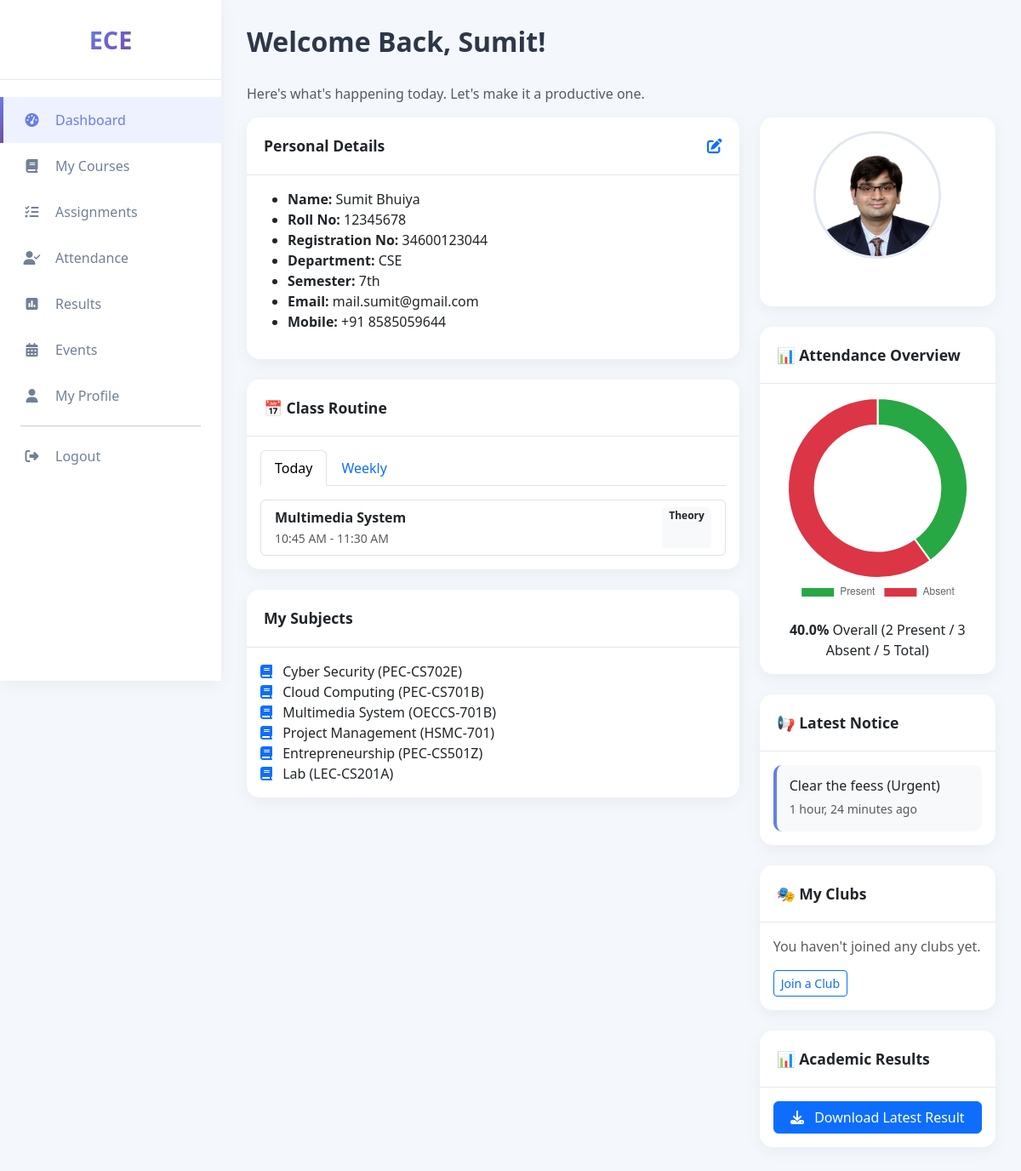
/student-dashboard/ (signed in), run on the app's committed database.
### account/models.py (models this page shows, shortened)
class User(AbstractUser):
    ROLE_CHOICES = [
        ('admin', 'Admin'),
        ('management', 'Management'),
        ('hod', 'Head of Department'),
        ('teacher', 'Teacher'),
        ('student', 'Student'),
    ]
    role = models.CharField(max_length=20, choices=ROLE_CHOICES)
    department = models.ForeignKey(Department, on_delete=models.SET_NULL, null=True, blank=True)
    semester = models.ForeignKey(Semester, on_delete=models.SET_NULL, null=True, blank=True)
    accessible_batches = models.ManyToManyField(Semester, blank=True, related_name="teachers")

class Department(models.Model):
    name = models.CharField(max_length=100, unique=True)
    def __str__(self):
        return self.name

class Semester(models.Model):
    department = models.ForeignKey(Department, on_delete=models.CASCADE, related_name="batches")
    semester = models.IntegerField(null=True, blank=True)
    class Meta:
        unique_together = ('department', 'semester')

### student/models.py (models this page shows, shortened)
class Student(models.Model):
    user = models.OneToOneField(
        settings.AUTH_USER_MODEL,
        on_delete=models.CASCADE,
        related_name="student_profile"
    )
    profile_image = models.ImageField(
        upload_to="student_profiles/",
        blank=True,
        null=True
    )
    phone_number = models.CharField(max_length=15, blank=True, null=True)
    session = models.CharField(max_length=20, blank=True, null=True)
    aap_id = models.CharField(max_length=50, blank=True, null=True)
    registration_number = models.CharField(max_length=50, blank=True, null=True)
    roll_no = models.CharField(max_length=20, blank=True, null=True)
    address = models.TextField(blank=True, null=True)

### routine/models.py (models this page shows, shortened)
class ClassRoutine(models.Model):
    DAYS = [
        ('mon', 'Monday'),
        ('tue', 'Tuesday'),
        ('wed', 'Wednesday'),
        ('thu', 'Thursday'),
        ('fri', 'Friday'),
        ('sat', 'Saturday')
    ]
    department = models.ForeignKey(Department, on_delete=models.CASCADE, related_name='routines')
    semester = models.ForeignKey(Semester, on_delete=models.CASCADE, related_name='routines')
    day_of_week = models.CharField(max_length=3, choices=DAYS)
    start_time = models.TimeField()
    end_time = models.TimeField()
    subject = models.ForeignKey(Subject, on_delete=models.CASCADE, related_name='routines')
    teacher = models.ForeignKey(
        settings.AUTH_USER_MODEL,
        on_delete=models.SET_NULL,
        related_name='routines',
        null=True,
        blank=True,
        limit_choices_to={'role': 'teacher'}
    )

### subject/models.py (models this page shows, shortened)
class Subject(models.Model):
    SUBJECT_TYPES = [
        ('theory', 'Theory'),
        ('practical', 'Practical'),
    ]
    name = models.CharField(max_length=100)
    code = models.CharField(max_length=20, unique=True)
    subject_type = models.CharField(max_length=10, choices=SUBJECT_TYPES)
    department = models.ForeignKey(Department, on_delete=models.CASCADE, related_name='subjects')
    semester = models.ForeignKey(Semester, on_delete=models.CASCADE, related_name='subjects')

### events/models.py (models this page shows, shortened)
class Notice(models.Model):
    title = models.CharField(max_length=200)
    description = models.TextField()
    created_at = models.DateTimeField(auto_now_add=True)
    created_by = models.ForeignKey(
        settings.AUTH_USER_MODEL,
        on_delete=models.CASCADE,
        related_name="notices")
    department = models.CharField(max_length=100, blank=True, null=True)

### account/views.py (the view)
# urls.py: path('student-dashboard/', views.student_dashboard, name='student_dashboard'),
@login_required
def student_dashboard(request):
    user = request.user
    student = getattr(user, "student_profile", None)
    subjects = Subject.objects.filter(
        department=user.department,
        semester=user.semester
    )
    today = datetime.today().strftime("%a").lower()[:3]  # mon, tue, wed...
    todays_routines = ClassRoutine.objects.filter(
        department=user.department,
        semester=user.semester,
        day_of_week=today
    ).order_by("start_time")
    weekly_routines = ClassRoutine.objects.filter(
        department=user.department,
        semester=user.semester
    ).order_by("day_of_week", "start_time")
    entries = AttendanceEntry.objects.filter(student=user)
    total_present = entries.filter(status__iexact="present").count()
    total_absent = entries.filter(status__iexact="absent").count()
    total_classes = total_present + total_absent
    overall_percent = round((total_present / total_classes) * 100, 2) if total_classes else 0
    notifications = [
        "Mid-term exams start next Monday.",
        "Project submission deadline extended."
    ]
    subject_stats = (
        entries.values("attendance__subject__name")
        .annotate(
            present=Count("id", filter=models.Q(status__iexact="present")),
            absent=Count("id", filter=models.Q(status__iexact="absent")),
        )
        .order_by("attendance__subject__name")
    )
    for s in subject_stats:
        total = s["present"] + s["absent"]
        s["total"] = total
        s["percent"] = round((s["present"] / total) * 100, 2) if total else 0
    notices = Notice.objects.filter(
        department=user.department
    ).order_by('-created_at')
    return render(request, 'dashboards/student_dashboard.html', {
        'role': 'Student',
        'student': student,
        'subjects': subjects,
        'todays_routines': todays_routines,
        'weekly_routines': weekly_routines,
        "attendance_total": total_classes,
        "attendance_present": total_present,
        "attendance_absent": total_absent,
        "attendance_percent": overall_percent,
        "attendance_subject_stats": subject_stats,
        'notifications': notifications,
        'notices': notices,
    })

### templates/dashboards/student_dashboard.html (shortened to what this page needs)
{% extends "Student_base.html" %}
{% load static %}
{% block content %}
<header>
    <div>
        <h1 class="header-title">Welcome Back, {{ user.first_name|default:user.username }}!</h1>
        <p class="text-muted">Here's what's happening today. Let's make it a productive one.</p>
    </div>
</header>
<div class="row">
    <div class="col-lg-8">
        <div class="card mb-4">
            <div class="card-header d-flex justify-content-between align-items-center">
                <span>Personal Details</span>
                <a href="{% url 'edit_profile' %}" class="edit-btn"><i class="fas fa-edit"></i></a>
            </div>
            <div class="card-body">
                <ul class="details-list">
                    <li class="details-item"><strong>Name:</strong> {{ user.get_full_name }}</li>
                    <li class="details-item"><strong>Roll No:</strong> {{ student.roll_no|default:'Not available' }}</li>
                    <li class="details-item"><strong>Registration No:</strong> {{ student.registration_number|default:'Not available' }}</li>
                    <li class="details-item"><strong>Department:</strong> {{ user.department.name }}</li>
                    <li class="details-item"><strong>Semester:</strong> {{ user.semester.semester }}th</li>
                    <li class="details-item"><strong>Email:</strong> {{ user.email }}</li>
                    <li class="details-item"><strong>Mobile:</strong> {{ student.phone_number|default:'Not available' }}</li>
                </ul>
            </div>
        </div>
        <div class="card mb-4">
            <div class="card-header">📅 Class Routine</div>
            <div class="card-body">
                <ul class="nav nav-tabs mb-3" id="routineTabs" role="tablist">
                    <li class="nav-item" role="presentation">
                        <button class="nav-link active" id="today-tab" data-bs-toggle="tab" data-bs-target="#today" type="button" role="tab">
                            Today
                        </button>
                    </li>
                    <li class="nav-item" role="presentation">
                        <button class="nav-link" id="weekly-tab" data-bs-toggle="tab" data-bs-target="#weekly" type="button" role="tab">
                            Weekly
                        </button>
                    </li>
                </ul>
                <div class="tab-content" id="routineTabsContent">
                    <div class="tab-pane fade show active" id="today" role="tabpanel">
                        <ul class="list-group">
                            {% for routine in todays_routines %}
                                <li class="list-group-item d-flex justify-content-between">
                                    <div>
                                        <strong>{{ routine.subject.name }}</strong><br>
                                        <small class="text-muted">{{ routine.start_time|time:"h:i A" }} - {{ routine.end_time|time:"h:i A" }}</small>
                                    </div>
                                    <span class="badge bg-light text-dark">{{ routine.subject.get_subject_type_display }}</span>
                                </li>
                            {% empty %}
                                <li class="list-group-item text-center text-muted">No classes today.</li>
                            {% endfor %}
                        </ul>
                    </div>
                                    {% regroup weekly_routines by get_day_of_week_display as day_list %}
                </div>
            </div>
        </div>
        <div class="card mb-4">
            <div class="card-header">My Subjects</div>
            <div class="card-body">
                {% for subject in subjects %}
                    <div class="subject-item">
                        <i class="fas fa-book text-primary me-2"></i>
                        <span>{{ subject.name }} ({{ subject.code }})</span>
                    </div>
                {% empty %}
                    <p class="text-center text-muted">No subjects assigned.</p>
                {% endfor %}
            </div>
        </div>
    </div>
    <div class="col-lg-4">
        <div class="card mb-4">
            <div class="card-body text-center">
                {% if student.profile_image %}
                    <img src="{{ student.profile_image.url }}" class="profile-image rounded-circle">
                {% else %}
                    <img src="https://via.placeholder.com/150x150/667eea/ffffff?text={{ user.first_name|slice:':1'|upper }}{{ user.last_name|slice:':1'|upper }}" class="profile-image rounded-circle">
                {% endif %}
                <div><span class="badge bg-primary-light">ID: {{ student.roll_no|default:user.username }}</span></div>
            </div>
        </div>
        <div class="card mb-4">
          <div class="card-header">📊 Attendance Overview</div>
          <div class="card-body text-center">
            <canvas id="attendanceDoughnut" style="max-height: 250px;"></canvas>
            <p class="mt-3 mb-0">
              <strong>{{ attendance_percent }}%</strong> Overall
              ({{ attendance_present }} Present / {{ attendance_absent }} Absent / {{ attendance_total }} Total)
            </p>
          </div>
        </div>
        <div class="card mb-4">
            <div class="card-header">📢 Latest Notice</div>
            <div class="card-body">
                {% if notices %}
                    <div class="latest-notice">
                        <h6 class="mb-1">{{ notices.0.title }}</h6>
                        <small class="text-muted">{{ notices.0.created_at|timesince }} ago</small>
                    </div>
                {% else %}
                    <p class="text-muted">No notices available.</p>
                {% endif %}
            </div>
        </div>
        <div class="card mb-4">
            <div class="card-header">🎭 My Clubs</div>
            <div class="card-body">
                {% if student.clubs.exists %}
                    <ul>
                        {% for club in student.clubs.all %}
                            <li>{{ club.name }}</li>
                        {% endfor %}
                    </ul>
                {% else %}
                    <p class="text-muted">You haven't joined any clubs yet.</p>
                    <a href="#" class="btn btn-outline-primary btn-sm">Join a Club</a>
                {% endif %}
            </div>
        </div>
        <div class="card mb-4">
            <div class="card-header">📊 Academic Results</div>
            <div class="card-body text-center">
                <a href="{% url 'student_results' %}" class="btn btn-primary w-100">
                    <i class="fas fa-download me-2"></i> Download Latest Result
                </a>
            </div>
        </div>
    </div>
</div>
<script>
  const ctx = document.getElementById('attendanceDoughnut');
  if (ctx) {
    new Chart(ctx, {
      type: 'doughnut',
      data: {
        labels: ['Present', 'Absent'],
        datasets: [{
          data: [{{ attendance_present }}, {{ attendance_absent }}],
          backgroundColor: ['#28a745', '#dc3545'],
          borderWidth: 2
        }]
      },
      options: {
        cutout: '70%',
        plugins: {
          legend: { position: 'bottom' },
          tooltip: { callbacks: { label: c => c.label + ': ' + c.parsed } }
        }
      }
    });
  }
</script>
{% endblock %}

### templates/student_base.html (style rules this page uses)
:root { --primary-color: #667eea; --secondary-color: #764ba2; --background-color: #f4f7fc; --card-bg: #ffffff; --text-dark: #2d3748; --text-light: #718096; --primary-gradient: linear-gradient(135deg, #667eea 0%, #764ba2 100%); }
body { background-color: var(--background-color); font-family: 'Segoe UI', sans-serif; color: var(--text-dark); }
.header-title { font-weight: 700; font-size: 2rem; margin-bottom: 30px; }
.card { border: none; border-radius: 15px; box-shadow: 0 5px 20px rgba(0, 0, 0, 0.05); }
.card-header { background: none; border-bottom: 1px solid #e2e8f0; padding: 20px; font-weight: 600; font-size: 1.1rem; }

### templates/dashboards/student_dashboard.html (style rules this page uses)
.profile-image { width: 150px; height: 150px; object-fit: cover; border: 3px solid #e2e8f0; margin-bottom: 15px; }
.latest-notice { background: #f8f9fa; border-radius: 10px; padding: 15px; border-left: 4px solid var(--primary-color); }

### data on the page
User: first_name "Sumit", get_full_name "Sumit Bhuiya", department.name "CSE", semester.semester "7", email "mail.sumit@gmail.com"
Student: roll_no "12345678", registration_number "34600123044", phone_number "+91 8585059644", profile_image (picture)
ClassRoutine: subject.name "Multimedia System", start_time "10:45 AM", end_time "11:30 AM", subject.subject_type "Theory"
Subject: name "Cyber Security", code "PEC-CS702E"
Subject: name "Cloud Computing", code "PEC-CS701B"
Subject: name "Multimedia System", code "OECCS-701B"
Subject: name "Project Management", code "HSMC-701"
Subject: name "Entrepreneurship", code "PEC-CS501Z"
Subject: name "Lab", code "LEC-CS201A"
Notice: title "Clear the feess (Urgent)", created_at "1 hour, 24 minutes"

### other printed values
{{ attendance_percent }} "40.0"
{{ attendance_present }} "2"
{{ attendance_absent }} "3"
{{ attendance_total }} "5"
chart data {{ attendance_present }} 2
chart data {{ attendance_absent }} 3
